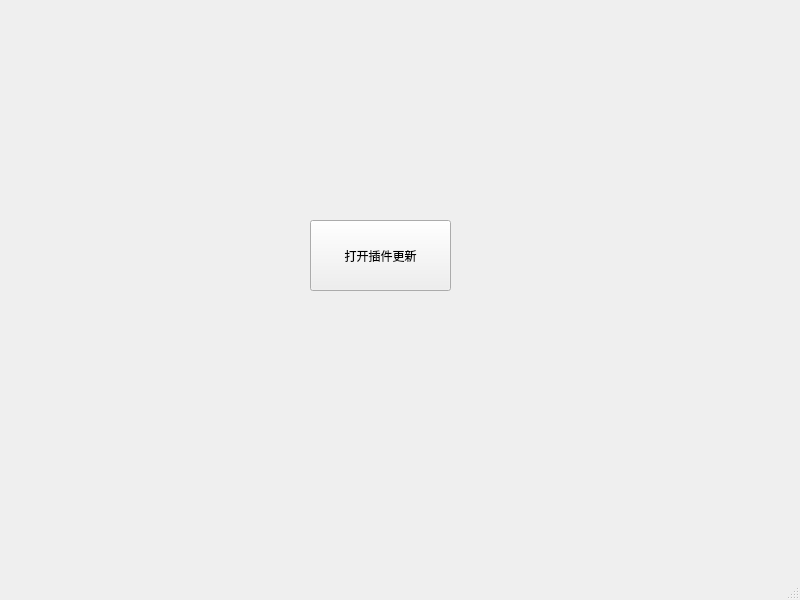
<?xml version="1.0" encoding="UTF-8"?>
<ui version="4.0">
 <class>MainWindow</class>
 <widget class="QMainWindow" name="MainWindow">
  <property name="geometry">
   <rect>
    <x>0</x>
    <y>0</y>
    <width>800</width>
    <height>600</height>
   </rect>
  </property>
  <property name="windowTitle">
   <string>MainWindow</string>
  </property>
  <widget class="QWidget" name="centralwidget">
   <widget class="QPushButton" name="BtnUpdatePlugin">
    <property name="geometry">
     <rect>
      <x>310</x>
      <y>220</y>
      <width>141</width>
      <height>71</height>
     </rect>
    </property>
    <property name="text">
     <string>打开插件更新</string>
    </property>
   </widget>
  </widget>
  <widget class="QMenuBar" name="menubar">
   <property name="geometry">
    <rect>
     <x>0</x>
     <y>0</y>
     <width>800</width>
     <height>21</height>
    </rect>
   </property>
  </widget>
  <widget class="QStatusBar" name="statusbar"/>
 </widget>
 <resources/>
 <connections/>
</ui>
